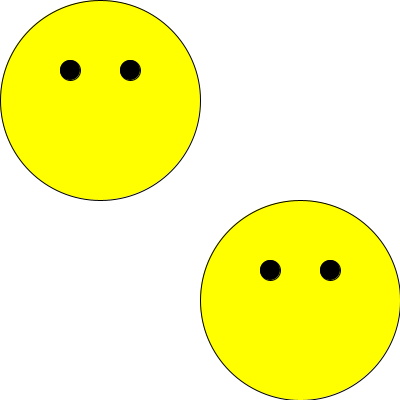
Frame 1 (no input)
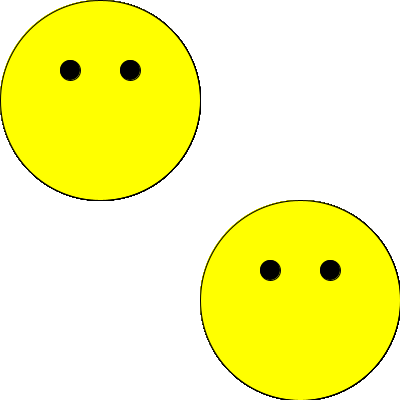
Frame 60 (the mouse pressed at the canvas centre just before this capture)
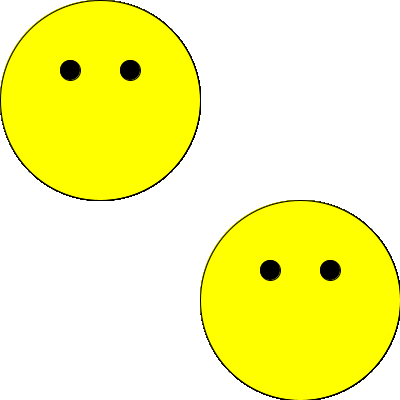
Frame 120 (the mouse held since frame 60 and released just before this capture)

The Processing sketch that drew these frames (run headless with seeded random() and noise(); from frame 60 on, the mouse is pressed at the canvas centre):

// Processing sketch: Lab1_BS8_Functions
// ── Lab1_BS8_Functions.pde
//Kreatives programmieren S26 DMP 
//Martinez
//Lab1. BacktoBasics. Beispiel 8: Functions

void setup () {
  size(400, 400);
  background(255);
}

void draw () {
  smiley(300, 300);
  smiley(100, 100);
}

/*void smiley() {
 fill(255, 255, 0);
 circle(200, 200, 200);
 
 fill(0);
 
 circle(170, 170, 20);
 circle(230, 170, 20);
 
 }
 */
void smiley(float x, float y) {

  fill(255, 255, 0);
  circle(x, y, 200);

  fill(0);

  circle(x-30, y-30, 20);
  circle(x+30, y-30, 20);
}
